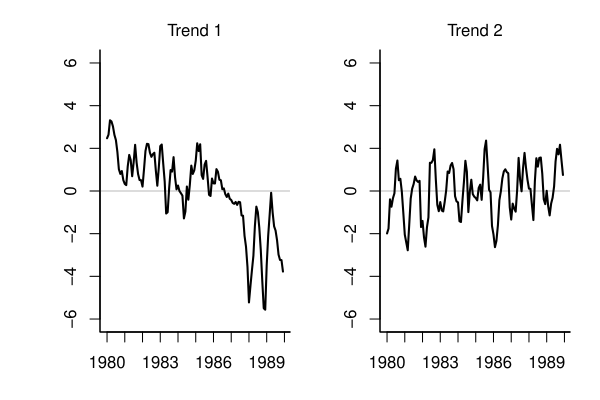

The script that drew this image:
###################################################
### code chunk number 33: Cs24_plottrends
###################################################
# get ts of trends
ts.trends <- t(trends.rot)
par(mfrow = c(ceiling(dim(ts.trends)[2] / 2), 2), mar = c(3, 4, 1.5, 0.5), oma = c(0.4, 1, 1, 1))
# loop over each trend
for (i in 1:dim(ts.trends)[2]) {
  # set up plot area
  plot(ts.trends[, i],
    ylim = c(-1.1, 1.1) * max(abs(ts.trends)),
    type = "n", lwd = 2, bty = "L",
    xlab = "", ylab = "", xaxt = "n", yaxt = "n"
  )
  # draw zero-line
  abline(h = 0, col = "gray")
  # plot trend line
  par(new = TRUE)
  plot(ts.trends[, i],
    ylim = c(-1.1, 1.1) * max(abs(ts.trends)),
    type = "l", lwd = 2, bty = "L",
    xlab = "", ylab = "", xaxt = "n"
  )
  # add panel labels
  mtext(paste("Trend", i, sep = " "), side = 3, line = 0.5)
  axis(1, 12 * (0:dim(dat.spp.1980)[2]) + 1, 1980 + 0:dim(dat.spp.1980)[2])
} # end i loop (trends)
